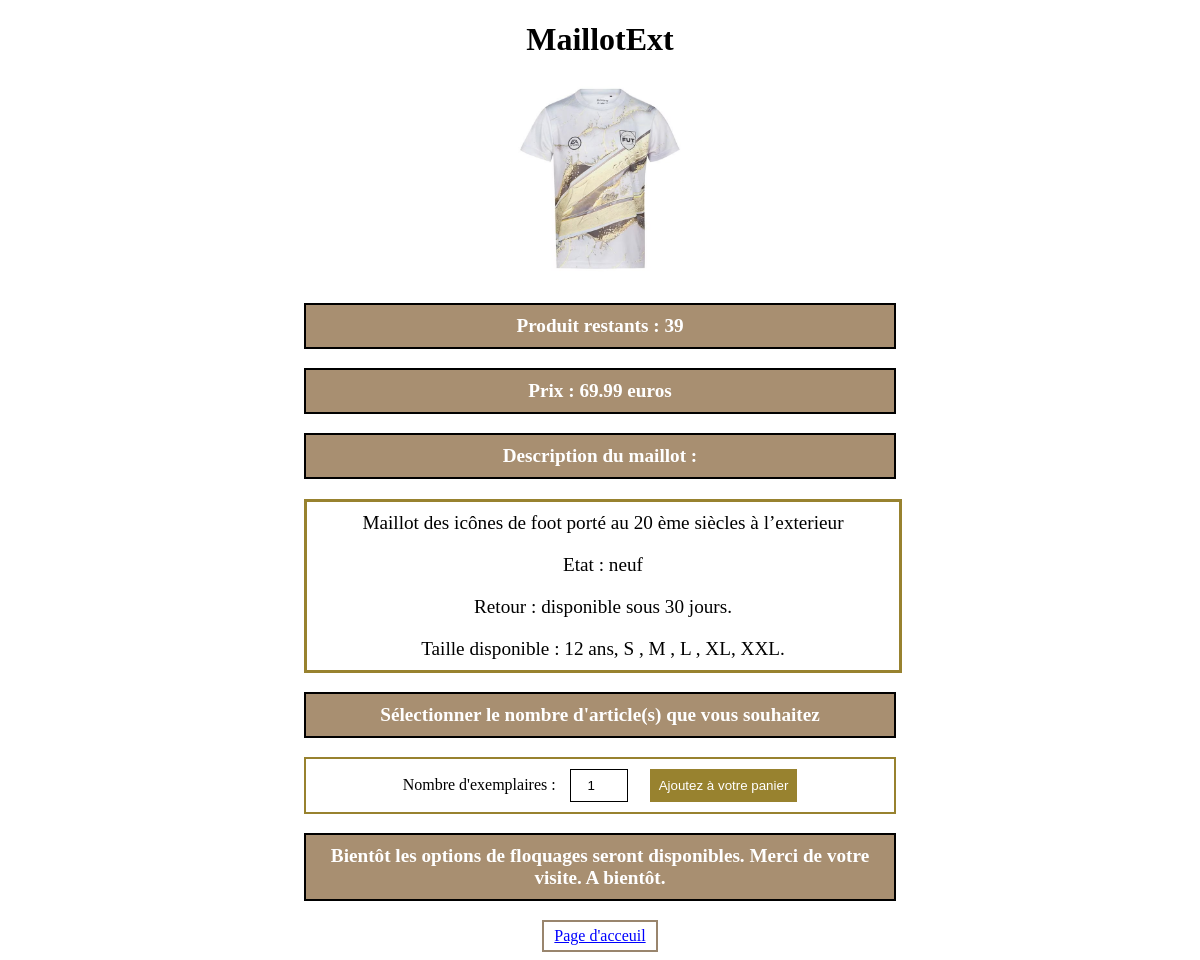
Screenshot of /Articles/article2.php?Id_art=2 (signed in) with the database file from the repository.
### tables this page shows
CREATE TABLE `articles` (
  `Id_art` int(11) NOT NULL,
  `Nom` varchar(10) DEFAULT NULL,
  `quantités` int(2) DEFAULT NULL,
  `prix` decimal(4,2) DEFAULT NULL,
  `Image` varchar(27) DEFAULT NULL,
  `description` varchar(64) DEFAULT NULL,
  `ID_STRIPE` varchar(255) DEFAULT NULL
);

### Articles/article2.php (the view, shortened to what this page needs)
<!DOCTYPE html>
<html class="fondgen">
<head>
   <link rel="stylesheet" href="/Khalil/Styles/acceuil.css" type="text/css" media="screen" />
</head>
<body id="contenu">
   <?php
   function getBD()
   {
      $bdd = new PDO('mysql:host=localhost;dbname=Articles;charset=utf8', 'root', 'root');
      return $bdd;
   }
   $bdd = getBD();
   $id_art = $_GET["Id_art"];
   $rep = $bdd->query("SELECT * FROM articles WHERE Id_art = $id_art");
   if ($articles = $rep->fetch(PDO::FETCH_ASSOC)) {
      echo "<h1>" . $articles['Nom'] . "</h1>";
      echo '<img src="' . $articles['Image'] . '" alt= "Photo" height="200">';
      echo "<p class='p2'> Produit restants : " . $articles['quantités'] . "</p>";
      echo "<p class='p2'> Prix : " . $articles['prix'] . " euros </p>";
      echo "<p class='p2'> Description du maillot : </p>";
      echo "<ul class='listeDes'>";
      echo "<li>" . $articles['description'] . "</li>";
      echo "<li> Etat : neuf </li>";
      echo "<li> Retour : disponible sous 30 jours.</li>";
      echo "<li> Taille disponible : 12 ans, S , M , L , XL, XXL. </li>";
      echo "</ul>";
   } else {
      header("Location: /Khalil/index.php");
      exit;
   }
   if (isset($_SESSION['Clients'])) {
      if ($articles['quantités'] > 0) {
          echo "<p class='p2'>Sélectionner le nombre d'article(s) que vous souhaitez</p>";
          echo "<form id='formajoutpan' action='/Khalil/ajouter.php' method='post'>";
          echo "<label for='quantité'>Nombre d'exemplaires :</label>";
          echo "<input type='number' name='quantité' id='quantité' min='1' max='" . $articles['quantités'] . "' value='1' required>";
          echo "<input type='submit' value='Ajoutez à votre panier'>";
          echo "</form>";
      } else {
          echo "<p class='p3'>Cet article est actuellement épuisé.</p>";
      }
  } else {
      echo '<p class="p3">Veuillez vous connecter pour ajouter cet article à votre panier.</p>';
  }
   echo "<p class = 'p2'> Bientôt les options de floquages seront disponibles. Merci de votre visite. A bientôt. </p>";
   ?>
   <footer>
      <a href='/Khalil/index.php'>Page d'acceuil</a>
   </footer>
</body>
</html>

### Styles/acceuil.css (style rules this page uses)
* { text-align: center; }
.fondgen { background-image: url('/Khalil/Images/IMG_5320.jpg'); background-repeat: no-repeat; background-size: cover; background-position: 50% 18%; }
a { color: blue; text-decoration: underline; background-color: rgba(255, 255, 255, 0.75); border: 2px solid rgb(153, 133, 109); padding: 5px 10px; display: inline-block; transition: color 0.2s ease-in-out; }
.p2 { color: rgb(255, 255, 255); font-size: larger; font-weight: bold; background-color: rgb(168, 143, 113); border: 2px solid black; padding: 10px; box-sizing: border-box; width: 50%; margin-left: 25%; }
.listeDes { color: black; display: flex; background-color: rgba(255, 255, 255, 0.82); border: 3px solid #98822f; flex-direction: column; justify-content: center; align-items: center; font-size: larger; width: 50%; margin-left: 25%; }
ul { list-style-type: none; padding: 0; }
li { margin: 10px; }
#formajoutpan { background-color: white; border: 2px solid #98822f; padding: 10px; box-sizing: border-box; width: 50%; margin-left: 25%; }
#formajoutpan input[type='number'] { width: 40px; padding: 8px; border: 1px solid black; margin-left: 14px; }
#formajoutpan input[type='submit'] { background-color: #98822f; color: white; border: 1px solid black; padding: 9px 9px; border: none; cursor: pointer; margin-left: 22px; }

### rows the page displays
articles: Nom "MaillotExt", Image (picture), quantités "39", prix "69.99", description "Maillot des icônes de foot porté au 20 ème siècles à l’exterieur"
